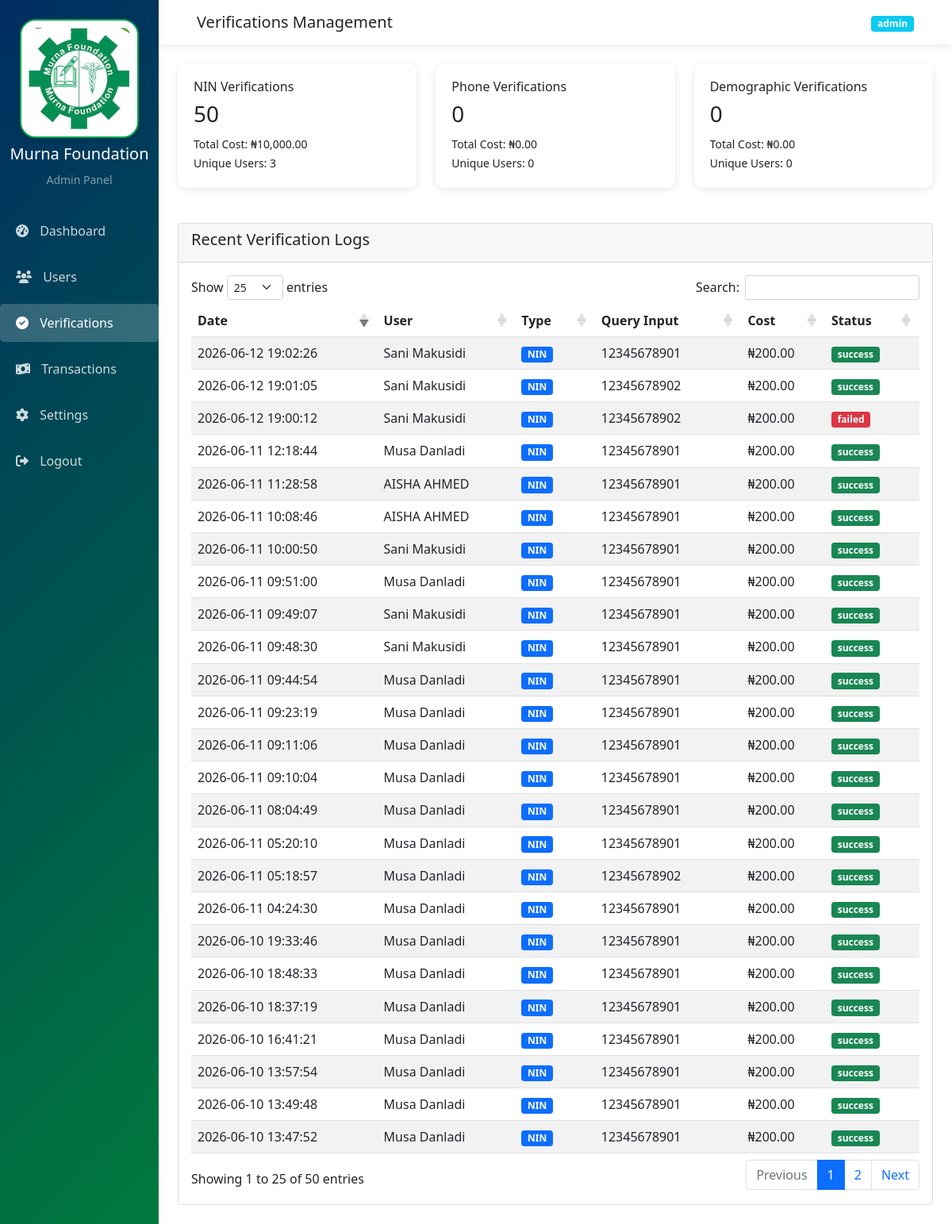
Page /admin/verifications.php (signed in) on the committed database.
### tables this page shows
CREATE TABLE `verification_logs` (
  `id` int(11) NOT NULL,
  `user_id` int(11) NOT NULL,
  `verification_type` enum('nin','phone','demographic') NOT NULL,
  `query_input` text DEFAULT NULL,
  `response_data` longtext DEFAULT NULL,
  `cost` decimal(10,2) DEFAULT 100.00,
  `status` enum('success','failed','not_found') DEFAULT 'success',
  `created_at` timestamp NOT NULL DEFAULT current_timestamp()
);

CREATE TABLE `users` (
  `id` int(11) NOT NULL,
  `account_type` enum('individual','corporate') NOT NULL,
  `full_name` varchar(255) DEFAULT NULL,
  `org_name` varchar(255) DEFAULT NULL,
  `email` varchar(255) NOT NULL,
  `phone` varchar(20) DEFAULT NULL,
  `password` varchar(255) NOT NULL,
  `nin_input` varchar(20) NOT NULL,
  `rc_number` varchar(100) DEFAULT NULL,
  `org_address` text DEFAULT NULL,
  `org_state` varchar(100) DEFAULT NULL,
  `contact_person` varchar(255) DEFAULT NULL,
  `contact_phone` varchar(20) DEFAULT NULL,
  `is_verified` tinyint(4) DEFAULT 0,
  `status` enum('active','suspended') DEFAULT 'active',
  `created_at` timestamp NOT NULL DEFAULT current_timestamp(),
  `nin_verifications` int(11) DEFAULT 0,
  `phone_verifications` int(11) DEFAULT 0,
  `demographic_verifications` int(11) DEFAULT 0,
  `email_verified` tinyint(1) DEFAULT 0,
  `verification_token` varchar(255) DEFAULT NULL,
  `token_expires_at` datetime DEFAULT NULL
);

### admin/verifications.php (the view, shortened to what this page needs)
<?php
$conn = getDBConnection();
$stats = [];
$result = $conn->query("
    SELECT
        verification_type,
        COUNT(*) as total,
        SUM(cost) as total_cost,
        COUNT(DISTINCT user_id) as unique_users
    FROM verification_logs
    GROUP BY verification_type
");
while ($row = $result->fetch_assoc()) {
    $stats[$row['verification_type']] = $row;
}
$recent = $conn->query("
    SELECT v.*, u.email, u.full_name, u.org_name
    FROM verification_logs v
    JOIN users u ON v.user_id = u.id
    ORDER BY v.created_at DESC
    LIMIT 50
");
?>
<!DOCTYPE html>
<html lang="en">
<head>
    <link href="https://cdn.jsdelivr.net/npm/bootstrap@5.1.3/dist/css/bootstrap.min.css" rel="stylesheet">
    <link href="https://cdnjs.cloudflare.com/ajax/libs/font-awesome/6.0.0/css/all.min.css" rel="stylesheet">
    <link href="https://cdn.datatables.net/1.11.5/css/dataTables.bootstrap5.min.css" rel="stylesheet">
</head>
<body>
    <div class="container-fluid">
        <div class="row">
            <div class="col-md-2 p-0 sidebar">
                <div class="text-center py-4">
                  <div class="logo-icon">
              <img
                src="../murna.jpg"
                alt="Murna Logo"
                style="
                    width:150px;
                    height:150px;
                    object-fit:cover;
                    border-radius:20px;
                    padding:9px;
                    background:#fff;
                    box-shadow:0 2px 8px rgba(0,0,0,0.15);
                    border:2px solid #00A651;
                "
                >
        </div>
            <h5 class="text-white mt-2">Murna Foundation</h5>
                    <small class="text-white-50">Admin Panel</small>
                </div>
                <nav class="nav flex-column">
                    <a class="nav-link" href="dashboard.php"><i class="fas fa-tachometer-alt"></i> Dashboard</a>
                    <a class="nav-link" href="users.php"><i class="fas fa-users"></i> Users</a>
                    <a class="nav-link active" href="verifications.php"><i class="fas fa-check-circle"></i> Verifications</a>
                    <a class="nav-link" href="transactions.php"><i class="fas fa-money-bill-wave"></i> Transactions</a>
                    <a class="nav-link" href="settings.php"><i class="fas fa-cog"></i> Settings</a>
                    <a class="nav-link" href="logout.php"><i class="fas fa-sign-out-alt"></i> Logout</a>
                </nav>
            </div>
            <div class="col-md-10 p-0">
                <nav class="navbar navbar-top navbar-expand-lg px-4">
                    <div class="container-fluid">
                        <span class="navbar-brand">Verifications Management</span>
                        <div class="ms-auto">
                            <span class="badge bg-info"><?php echo $_SESSION['admin_role']; ?></span>
                        </div>
                    </div>
                </nav>
                <div class="p-4">
                    <div class="row mb-4">
                        <div class="col-md-4">
                            <div class="stat-card">
                                <h6>NIN Verifications</h6>
                                <h3><?php echo number_format($stats['nin']['total'] ?? 0); ?></h3>
                                <small>Total Cost: ₦<?php echo number_format($stats['nin']['total_cost'] ?? 0, 2); ?></small>
                                <br>
                                <small>Unique Users: <?php echo $stats['nin']['unique_users'] ?? 0; ?></small>
                            </div>
                        </div>
                        <div class="col-md-4">
                            <div class="stat-card">
                                <h6>Phone Verifications</h6>
                                <h3><?php echo number_format($stats['phone']['total'] ?? 0); ?></h3>
                                <small>Total Cost: ₦<?php echo number_format($stats['phone']['total_cost'] ?? 0, 2); ?></small>
                                <br>
                                <small>Unique Users: <?php echo $stats['phone']['unique_users'] ?? 0; ?></small>
                            </div>
                        </div>
                        <div class="col-md-4">
                            <div class="stat-card">
                                <h6>Demographic Verifications</h6>
                                <h3><?php echo number_format($stats['demographic']['total'] ?? 0); ?></h3>
                                <small>Total Cost: ₦<?php echo number_format($stats['demographic']['total_cost'] ?? 0, 2); ?></small>
                                <br>
                                <small>Unique Users: <?php echo $stats['demographic']['unique_users'] ?? 0; ?></small>
                            </div>
                        </div>
                    </div>
                    <div class="card">
                        <div class="card-header">
                            <h5>Recent Verification Logs</h5>
                        </div>
                        <div class="card-body">
                            <div class="table-responsive">
                                <table id="verificationsTable" class="table table-striped">
                                    <thead>
                                        <tr>
                                            <th>Date</th>
                                            <th>User</th>
                                            <th>Type</th>
                                            <th>Query Input</th>
                                            <th>Cost</th>
                                            <th>Status</th>
                                        </tr>
                                    </thead>
                                    <tbody>
                                        <?php while($log = $recent->fetch_assoc()): ?>
                                        <tr>
                                            <td><?php echo date('Y-m-d H:i:s', strtotime($log['created_at'])); ?></td>
                                            <td><?php echo htmlspecialchars($log['full_name'] ?? $log['org_name']); ?></td>
                                            <td><span class="badge bg-primary"><?php echo strtoupper($log['verification_type']); ?></span></td>
                                            <td><?php echo htmlspecialchars(substr($log['query_input'], 0, 50)); ?></td>
                                            <td>₦<?php echo number_format($log['cost'], 2); ?></td>
                                            <td>
                                                <span class="badge bg-<?php echo $log['status'] == 'success' ? 'success' : ($log['status'] == 'failed' ? 'danger' : 'warning'); ?>">
                                                    <?php echo $log['status']; ?>
                                                </span>
                                            </td>
                                        </tr>
                                        <?php endwhile; ?>
                                    </tbody>
                                </table>
                            </div>
                        </div>
                    </div>
                </div>
            </div>
        </div>
    </div>
</body>
</html>

### admin/verifications.php (style rules this page uses)
.sidebar { min-height: 100vh; background: linear-gradient(135deg, #002D62 0%, #007A3D 100%); }
.sidebar .nav-link { color: rgba(255,255,255,0.8); padding: 12px 20px; margin: 5px 0; border-radius: 5px; }
.sidebar .nav-link:hover, .sidebar .nav-link.active { background: rgba(255,255,255,0.2); color: white; }
.sidebar .nav-link i { margin-right: 10px; }
.navbar-top { background: white; box-shadow: 0 2px 10px rgba(0,0,0,0.1); }
.stat-card { background: white; border-radius: 10px; padding: 20px; box-shadow: 0 2px 10px rgba(0,0,0,0.1); margin-bottom: 20px; }

### rows in the picture
verification_logs: created_at "2026-06-12 19:02:26", user.full_name "Sani Makusidi", verification_type "NIN", query_input "12345678901", cost "200.00", status "success"
verification_logs: created_at "2026-06-12 19:01:05", user.full_name "Sani Makusidi", verification_type "NIN", query_input "12345678902", cost "200.00", status "success"
verification_logs: created_at "2026-06-12 19:00:12", user.full_name "Sani Makusidi", verification_type "NIN", query_input "12345678902", cost "200.00", status "failed"
verification_logs: created_at "2026-06-11 12:18:44", user.full_name "Musa Danladi", verification_type "NIN", query_input "12345678901", cost "200.00", status "success"
verification_logs: created_at "2026-06-11 11:28:58", user.full_name "AISHA AHMED", verification_type "NIN", query_input "12345678901", cost "200.00", status "success"
verification_logs: created_at "2026-06-11 10:08:46", user.full_name "AISHA AHMED", verification_type "NIN", query_input "12345678901", cost "200.00", status "success"
verification_logs: created_at "2026-06-11 10:00:50", user.full_name "Sani Makusidi", verification_type "NIN", query_input "12345678901", cost "200.00", status "success"
verification_logs: created_at "2026-06-11 09:51:00", user.full_name "Musa Danladi", verification_type "NIN", query_input "12345678901", cost "200.00", status "success"
verification_logs: created_at "2026-06-11 09:49:07", user.full_name "Sani Makusidi", verification_type "NIN", query_input "12345678901", cost "200.00", status "success"
verification_logs: created_at "2026-06-11 09:48:30", user.full_name "Sani Makusidi", verification_type "NIN", query_input "12345678901", cost "200.00", status "success"
verification_logs: created_at "2026-06-11 09:44:54", user.full_name "Musa Danladi", verification_type "NIN", query_input "12345678901", cost "200.00", status "success"
verification_logs: created_at "2026-06-11 09:23:19", user.full_name "Musa Danladi", verification_type "NIN", query_input "12345678901", cost "200.00", status "success"
verification_logs: created_at "2026-06-11 09:11:06", user.full_name "Musa Danladi", verification_type "NIN", query_input "12345678901", cost "200.00", status "success"
verification_logs: created_at "2026-06-11 09:10:04", user.full_name "Musa Danladi", verification_type "NIN", query_input "12345678901", cost "200.00", status "success"
verification_logs: created_at "2026-06-11 08:04:49", user.full_name "Musa Danladi", verification_type "NIN", query_input "12345678901", cost "200.00", status "success"
verification_logs: created_at "2026-06-11 05:20:10", user.full_name "Musa Danladi", verification_type "NIN", query_input "12345678901", cost "200.00", status "success"
verification_logs: created_at "2026-06-11 05:18:57", user.full_name "Musa Danladi", verification_type "NIN", query_input "12345678902", cost "200.00", status "success"
verification_logs: created_at "2026-06-11 04:24:30", user.full_name "Musa Danladi", verification_type "NIN", query_input "12345678901", cost "200.00", status "success"
verification_logs: created_at "2026-06-10 19:33:46", user.full_name "Musa Danladi", verification_type "NIN", query_input "12345678901", cost "200.00", status "success"
verification_logs: created_at "2026-06-10 18:48:33", user.full_name "Musa Danladi", verification_type "NIN", query_input "12345678901", cost "200.00", status "success"
verification_logs: created_at "2026-06-10 18:37:19", user.full_name "Musa Danladi", verification_type "NIN", query_input "12345678901", cost "200.00", status "success"
verification_logs: created_at "2026-06-10 16:41:21", user.full_name "Musa Danladi", verification_type "NIN", query_input "12345678901", cost "200.00", status "success"
verification_logs: created_at "2026-06-10 13:57:54", user.full_name "Musa Danladi", verification_type "NIN", query_input "12345678901", cost "200.00", status "success"
verification_logs: created_at "2026-06-10 13:49:48", user.full_name "Musa Danladi", verification_type "NIN", query_input "12345678901", cost "200.00", status "success"
verification_logs: created_at "2026-06-10 13:47:52", user.full_name "Musa Danladi", verification_type "NIN", query_input "12345678901", cost "200.00", status "success"

### other values in the picture
$_SESSION['admin_role'] "admin"
$stats['nin']['total'] "50"
$stats['nin']['total_cost'] "10,000.00"
$stats['nin']['unique_users'] "3"
$stats['phone']['total'] "0"
$stats['phone']['total_cost'] "0.00"
$stats['phone']['unique_users'] "0"
$stats['demographic']['total'] "0"
$stats['demographic']['total_cost'] "0.00"
$stats['demographic']['unique_users'] "0"
